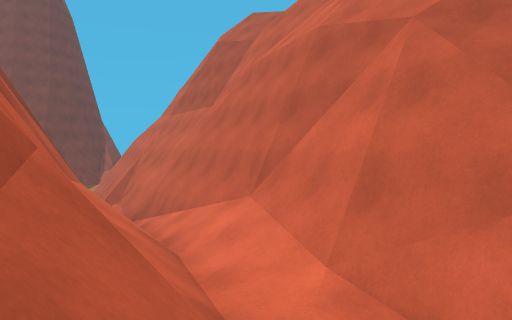
[1] (above)

13 first-person views from a walk through a scene from a Unity 3-D project. The camera is 1.4 m above the floor, tilts 2° down and sees 70° across. The floor is counted in squares, 2 m on a side. Each view is taken from the middle of a square. On the plan, view 1 faces up. The plan holds only what a view shows up to about 11 squares ahead; the rest is blank. The place goes on beyond the plan. The player character is not drawn. Some animated figures are not drawn.

[2]
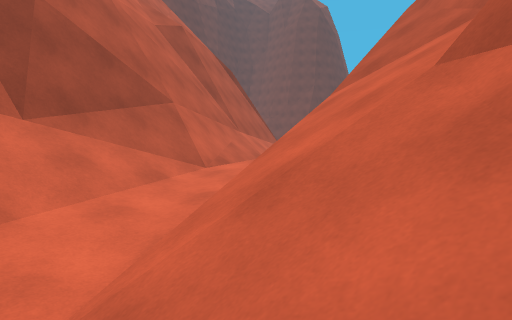

[3]
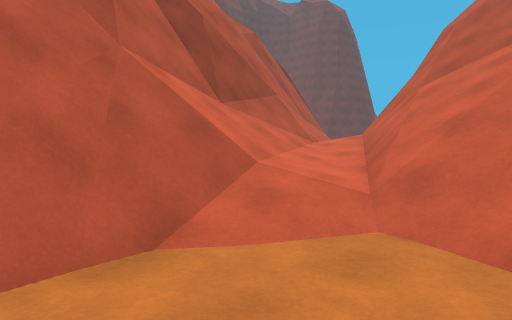

[4]
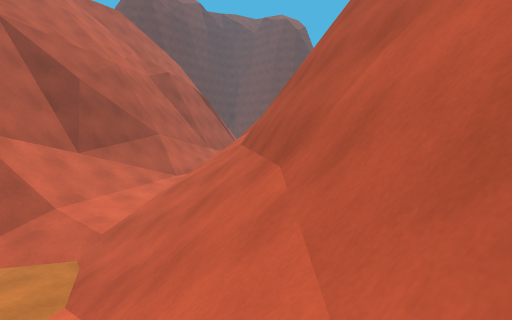

[5]
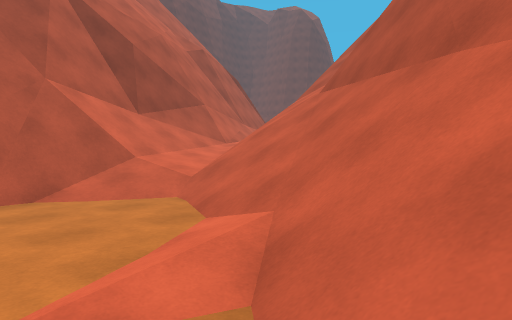

[6]
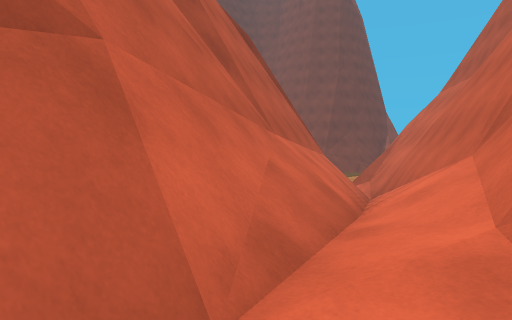

[7]
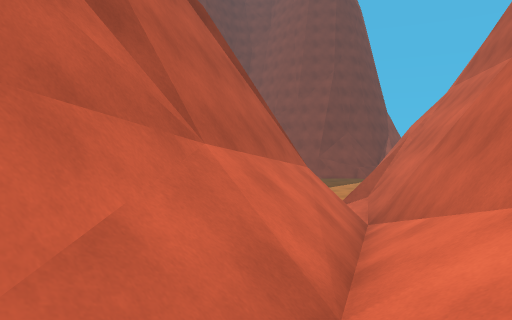

[8]
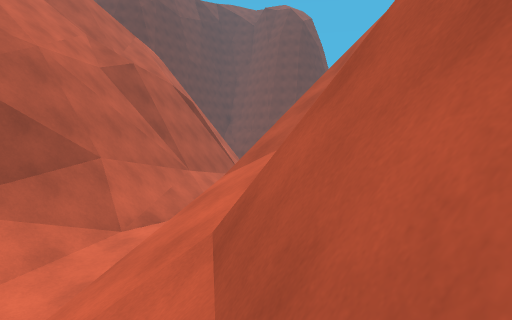

[9]
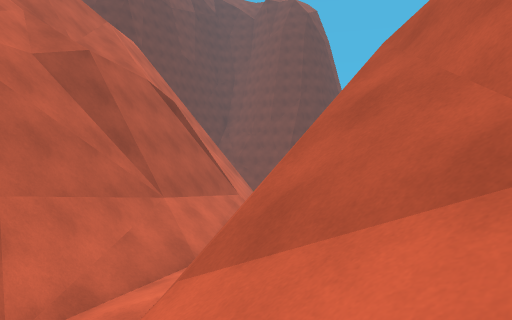

[10]
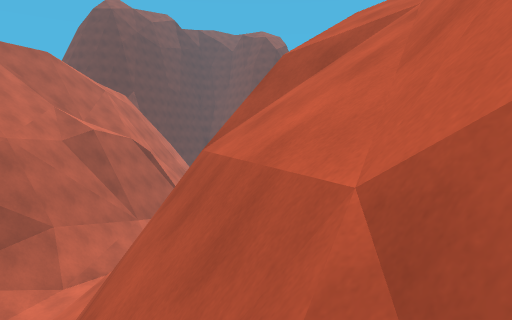

[11]
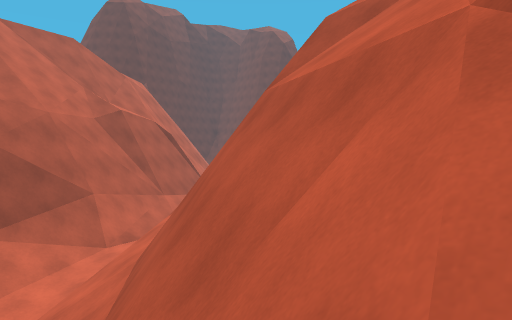

[12]
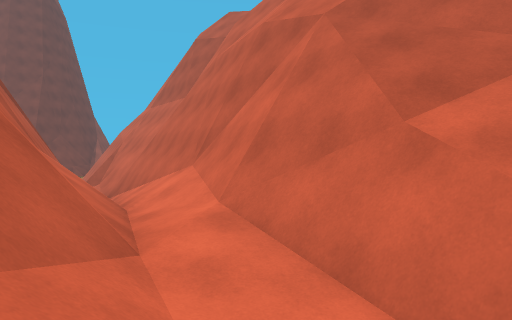

[13]
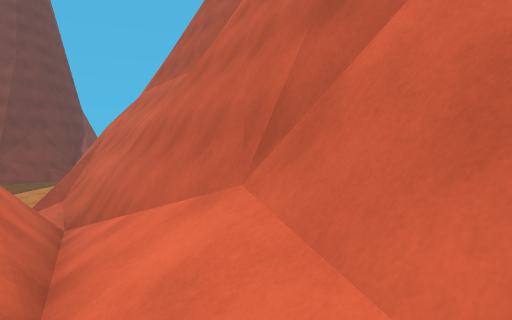

### Floor plan
Key: @ floor where view 1 was taken; # wall or solid block; . main floor; : floor 1 m higher than the main floor; + floor 1.25 m higher than the main floor; / step, stairs or slope; = window, fence, low wall or low ledge; ^ raised ledge; v drop or lower ground.
Columns run from 7 left of view 1 to 9 right of it. Each row starts with its distance up from view 1.
 15     v
 14    #vv/
 13    #^vv
 12    ## vv
 11    ## vv/
 10    ## v##v
  9    =##vv/#
  8    #/##v//
  7   v#//#vv/
  6 v /##//#v/
  5 #//v#//##v/
  4 ##/v##//#v=v //
  3  #/=v##/#v/# //=
  2  ///v##//=// //=
  1    //=#/+v//#v///
  0    //v#@/://##vv/
 -1    //v=#/:////#v/
 -2     // #///////#/
 -3        #///..//==
 -4        #==....///
 -5          #. .. .

Where each view was taken, in squares from view 1:
view 1: 0 up, 0 right, facing up
view 2: 2 down, 5 right, facing up-left
view 3: 5 down, 5 right, facing up-left
view 4: 4 down, 9 right, facing up-left
view 5: 5 down, 8 right, facing up-left
view 6: 1 up, 1 right, facing up-left
view 7: 3 up, 0 right, facing up-left
view 8: 1 down, 6 right, facing up-left
view 9: 1 up, 4 right, facing up-left
view 10: 1 down, 9 right, facing up-left
view 11: 2 down, 9 right, facing up-left
view 12: 1 down, 1 right, facing up
view 13: 3 up, 0 right, facing up
